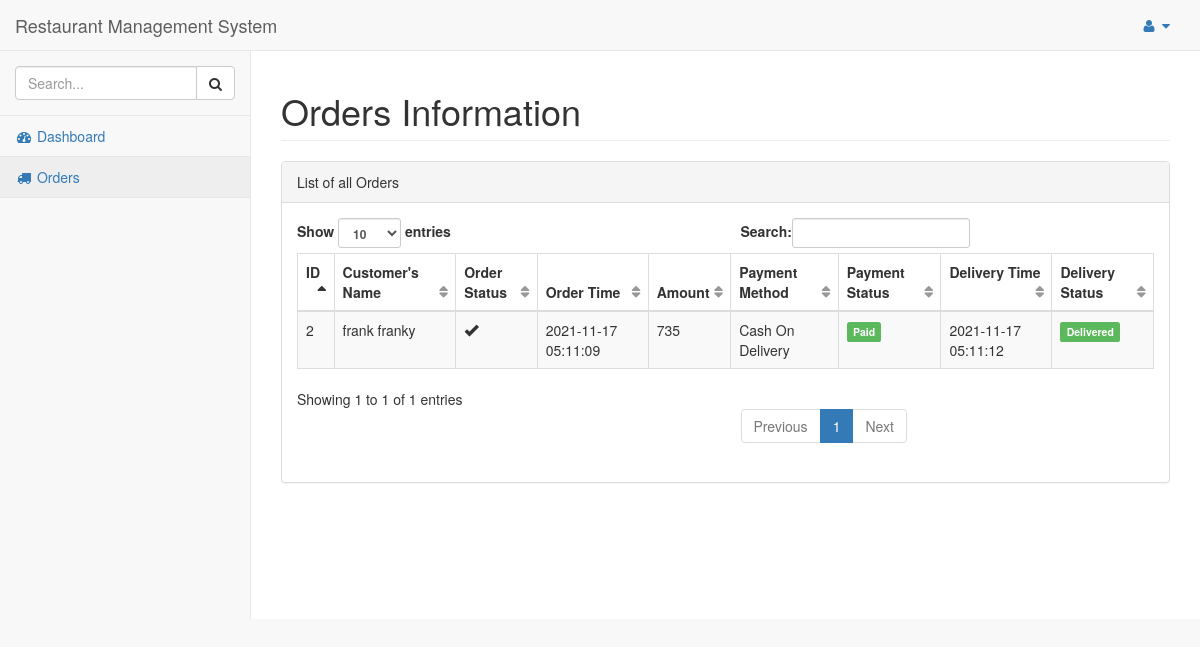
/myorders/ (signed in), run on the app's committed database.
### hotel/models.py (models this page shows, shortened)
class Order(models.Model):
    pending = 'Pending'
    completed = 'Completed'
    STATUS = (
        (pending,pending),
        (completed,completed),
    )
    cod = 'Cash On Delivery'
    card = 'Card Payment'
    upi = 'UPI Payment'
    PAYMENT = (
        (cod,cod),
        (card,card),
        (upi,upi),
    )
    pickup = 'PickUp'
    delivery = 'Delivery'
    TYPE = (
        (pickup, pickup),
        (delivery, delivery),
    )
    customer = models.ForeignKey(Customer,on_delete=models.CASCADE)
    order_timestamp = models.CharField(max_length=100, blank=True)
    delivery_timestamp = models.CharField(max_length=100, blank=True)
    payment_status = models.CharField(max_length = 100, choices = STATUS)
    delivery_status = models.CharField(max_length = 100, choices = STATUS)
    if_cancelled = models.BooleanField(default = False)
    total_amount = models.IntegerField()
    payment_method = models.CharField(max_length = 100, choices = PAYMENT)
    location = models.CharField(max_length=200, blank=True, null=True)
    delivery_boy = models.ForeignKey(Staff,on_delete=models.CASCADE, null=True, blank=True)

class Customer(models.Model):
    pending = 'Pending'
    verified = 'Verified'
    STATUS = (
        (pending,pending),
        (verified,verified),
    )
    customer = models.ForeignKey(User, on_delete=models.CASCADE)
    address = models.TextField()
    contact = models.CharField(max_length = 10)
    orders = models.IntegerField(default=0)
    total_sale = models.IntegerField(default=0)

### hotel/views.py (the view)
# urls.py: url(r'^myorders/$', views.my_orders, name='my_orders'),
@login_required
def my_orders(request):
    user = User.objects.get(id=request.user.id)
    customer = Customer.objects.get(customer=user)
    orders = Order.objects.filter(customer=customer)
    return render(request, 'orders.html', {'orders': orders})

### hotel/templates/orders.html (shortened to what this page needs)
{% load static %}
{% include "includes/base.html" %}
{% include "includes/navbarheader.html" %}
{% include "includes/navtop.html" %}
<div class="navbar-default sidebar" role="navigation">
    <div class="sidebar-nav navbar-collapse">
        <ul class="nav" id="side-menu">
            <li class="sidebar-search">
                <div class="input-group custom-search-form">
                    <input type="text" class="form-control" placeholder="Search...">
                    <span class="input-group-btn">
                        <button class="btn btn-default" type="button">
                            <i class="fa fa-search"></i>
                        </button>
                    </span>
                </div>
            </li>
            <li>
                <a href="/dashboard">
                    <i class="fa fa-dashboard fa-fw"></i> Dashboard</a>
            </li>
            <li>
                <a href="{% url 'hotel:my_orders' %}">
                    <i class="fa fa-truck fa-fw"></i> Orders</a>
            </li>
        </ul>
    </div>
</div>
        </nav>
        <div id="page-wrapper">
            <div class="row">
                <div class="col-lg-12">
                    <h1 class="page-header">Orders Information</h1>
                </div>
            </div>
            <div class="row">
                <div class="col-lg-12">
                    <div class="panel panel-default">
                        <div class="panel-heading">
                            List of all Orders
                        </div>
                        <div class="panel-body">
                            <table width="100%" class="table table-striped table-bordered table-hover" id="dataTables-example">
                                <thead>
                                    <tr>
                                        <th>ID</th>
                                        <th>Customer's Name</th>
                                        <th>Order Status</th>
                                        <th>Order Time</th>
                                        <th>Amount</th>
                                        <th>Payment Method</th>
                                        <th>Payment Status</th>
                                        <th>Delivery Time</th>
                                        <th>Delivery Status</th>
                                    </tr>
                                </thead>
                                <tbody>
                                    {% for order in orders %}
                                    <tr>
                                        <td>{{order.id}}</td>
                                        <td>{{order.customer.customer.first_name}} {{order.customer.customer.last_name}}</td>
                                        <td>{% if order.if_cancelled == False %}
                                            <span class="glyphicon glyphicon-ok" aria-hidden="true"></span>
                                            {% else %}
                                            <span class="glyphicon glyphicon-remove" aria-hidden="true"></span>
                                            {% endif %}
                                        </td>
                                        <td>{{order.order_timestamp}}</td>
                                        <td>{{order.total_amount}}</td>
                                        <td>{{order.payment_method}}</td>
                                        <td>{% if order.payment_status == 'Completed' %}
                                            <span class="label label-success">Paid</span>
                                            {% else %}
                                            <span class="label label-danger">Pending</span>
                                            {% endif %}
                                        </td>
                                        <td>{{order.delivery_timestamp}}</td>
                                        <td>{% if order.delivery_status == 'Completed' %}
                                            <span class="label label-success">Delivered</span>
                                            {% else %}
                                            <span class="label label-danger">Pending</span>
                                            {% endif %}
                                        </td>
                                    </tr>
                                    {% endfor %}
                                </tbody>
                            </table>
                        </div>
                    </div>
                </div>
            </div>
        </div>
    </div>
</body>
</html>

### data on the page
Order: id "2", customer.customer.first_name "frank", customer.customer.last_name "franky", if_cancelled False (drawn), order_timestamp "2021-11-17 05:11:09", total_amount "735", payment_method "Cash On Delivery", payment_status "Paid", delivery_timestamp "2021-11-17 05:11:12", delivery_status "Delivered"
